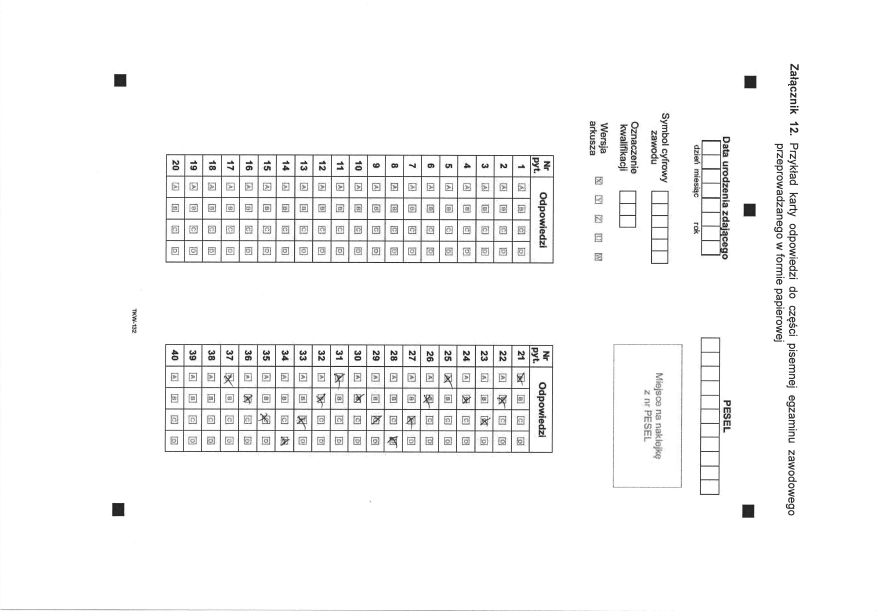
#> input picture backend/exams/image--000.jpg, 3520 x 2456 px (shown at 1/4 size)
$ python -i rotation.py   (imports and definitions only)
#> lines starting #> are read from the running program, lines starting #| are printed output that depends on the picture; after the words box and inside, x2 and y2 are one past the last pixel; in counts of white or black regions, pixels touching at a corner belong together

import cv2
import numpy as np

from src.utils.exceptions import ExamNotDetected


def rotate_exam(image: np.ndarray):
    try:
        for _ in range(3):
            reference_points = detect_reference_points(image)

            image, angle = __rotate_to_right_angle(image, reference_points)

            if angle < 1e-5:
                break

        image = __rotate_to_vertical(image)

        return image
    except Exception as e:
        raise ExamNotDetected(e)

def detect_reference_points(image):
    """
    Detect all reference points in the image
    Detection is based on detecting all squares,
    then selecting the largest one (max area)
    and filtering those that are similar to it.
    """
    gray = cv2.cvtColor(image, cv2.COLOR_BGR2GRAY)

    # adaptive threshold
    thresh = cv2.adaptiveThreshold(gray,255,cv2.ADAPTIVE_THRESH_GAUSSIAN_C, cv2.THRESH_BINARY_INV,51,9)

    # Fill rectangular contours
    cnts = cv2.findContours(thresh, cv2.RETR_EXTERNAL, cv2.CHAIN_APPROX_SIMPLE)
    cnts = cnts[0] if len(cnts) == 2 else cnts[1]
    for c in cnts:
        cv2.drawContours(thresh, [c], -1, (255,255,255), -1)

    # Morph open
    kernel = cv2.getStructuringElement(cv2.MORPH_RECT, (9,9))
    opening = cv2.morphologyEx(thresh, cv2.MORPH_OPEN, kernel, iterations=4)

    contours, _ = cv2.findContours(opening, cv2.RETR_EXTERNAL, cv2.CHAIN_APPROX_SIMPLE)

    black_square_coords = []
    for contour in contours:
        _, _, w, h = cv2.boundingRect(contour)
        ratio = float(w/h)
        approx = cv2.approxPolyDP(contour, 0.01 * cv2.arcLength(contour, True), True)
        if ratio >= 0.9 and ratio <= 1.1 and len(approx) == 4: # +/- 5%
            black_square_coords.append((w * h, contour))

    black_square_coords.sort(key=lambda x: x[0], reverse=True)

    for i in range(len(black_square_coords)):
        reference_area = black_square_coords[i][0]

        filtered_squares = [square for square in black_square_coords if abs(square[0] - reference_area) <= 0.3 * reference_area] # +/- 30%
        if len(filtered_squares) == 6:
            return filtered_squares
    raise Exception("Couldn't find squares")


# [112 lines left out: functions __rotate_to_right_angle, __detect_rotation_angle, __rotate_image, __rotate_to_vertical, __find_bottom_left_square, __check_horizontal_line and 1 more, not called in this run]

>>> import cv2
>>> picture = cv2.imread('../../../../backend/exams/image--000.jpg')
#> picture is the input picture: shape (2456, 3520, 3); min 10, max 255, mean 247
#> the loop in rotate_exam, `for _ in range(3):` made 1 pass
#> pass 1, in detect_reference_points, `thresh = cv2.adaptiveThreshold(gray,255,cv2.ADAPTIVE_THRESH_GAUSSIAN_C..`:
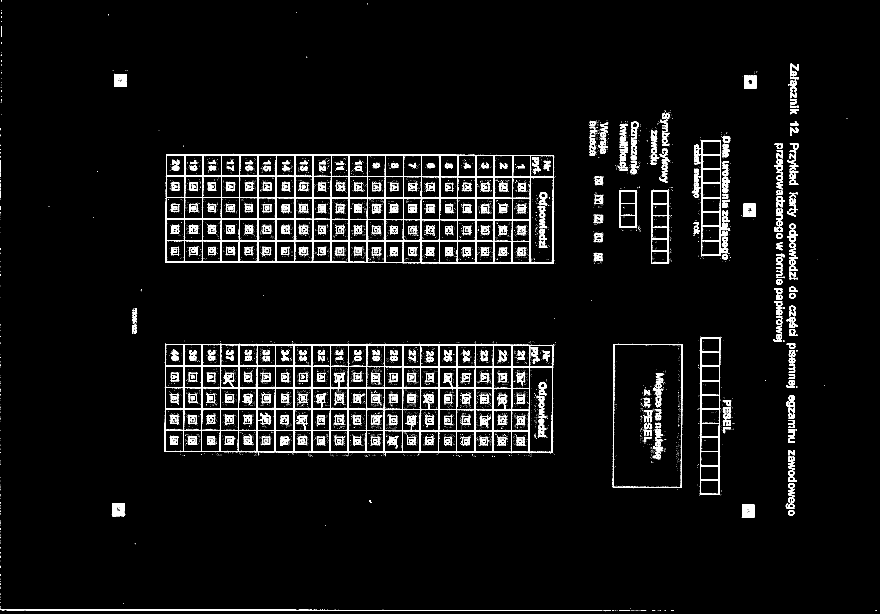
#> thresh: shape (2456, 3520) (shown at 1/4 size); 4.4% white; 7958 white regions (7346 under 20 px), largest, box (x1, y1, x2, y2) and area: (658, 1374, 2213, 1812) 76357, (661, 617, 2216, 1055) 71555, (2799, 1349, 2882, 1980) 8231
#> pass 1, in detect_reference_points, `opening = cv2.morphologyEx(thresh, cv2.MORPH_OPEN, kernel, iterations=4)`:
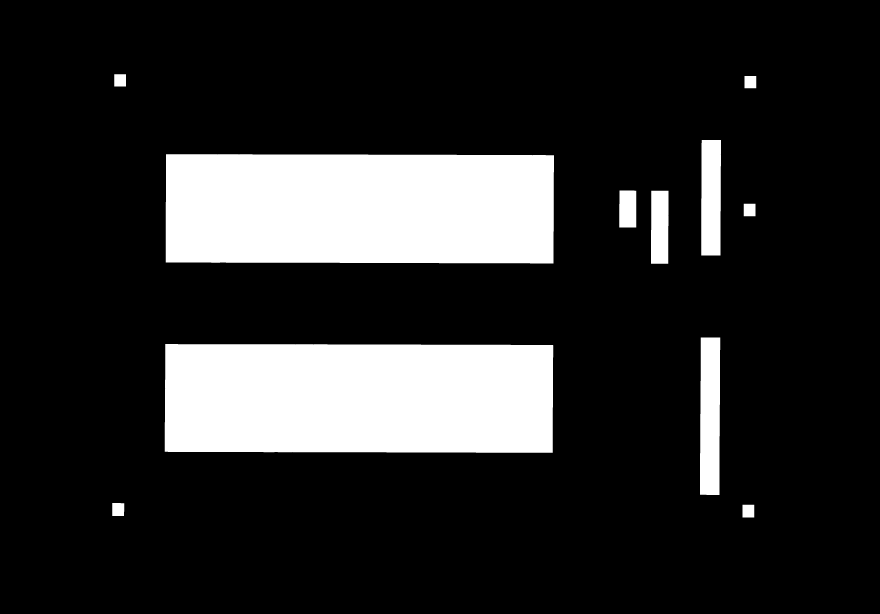
#> opening: shape (2456, 3520) (shown at 1/4 size); 17% white; 11 white regions, largest, box (x1, y1, x2, y2) and area: (663, 617, 2216, 1054) 672149, (659, 1376, 2213, 1811) 669310, (2800, 1350, 2881, 1980) 48885
#> (the run stopped early here; a loop or call above may not have finished)
